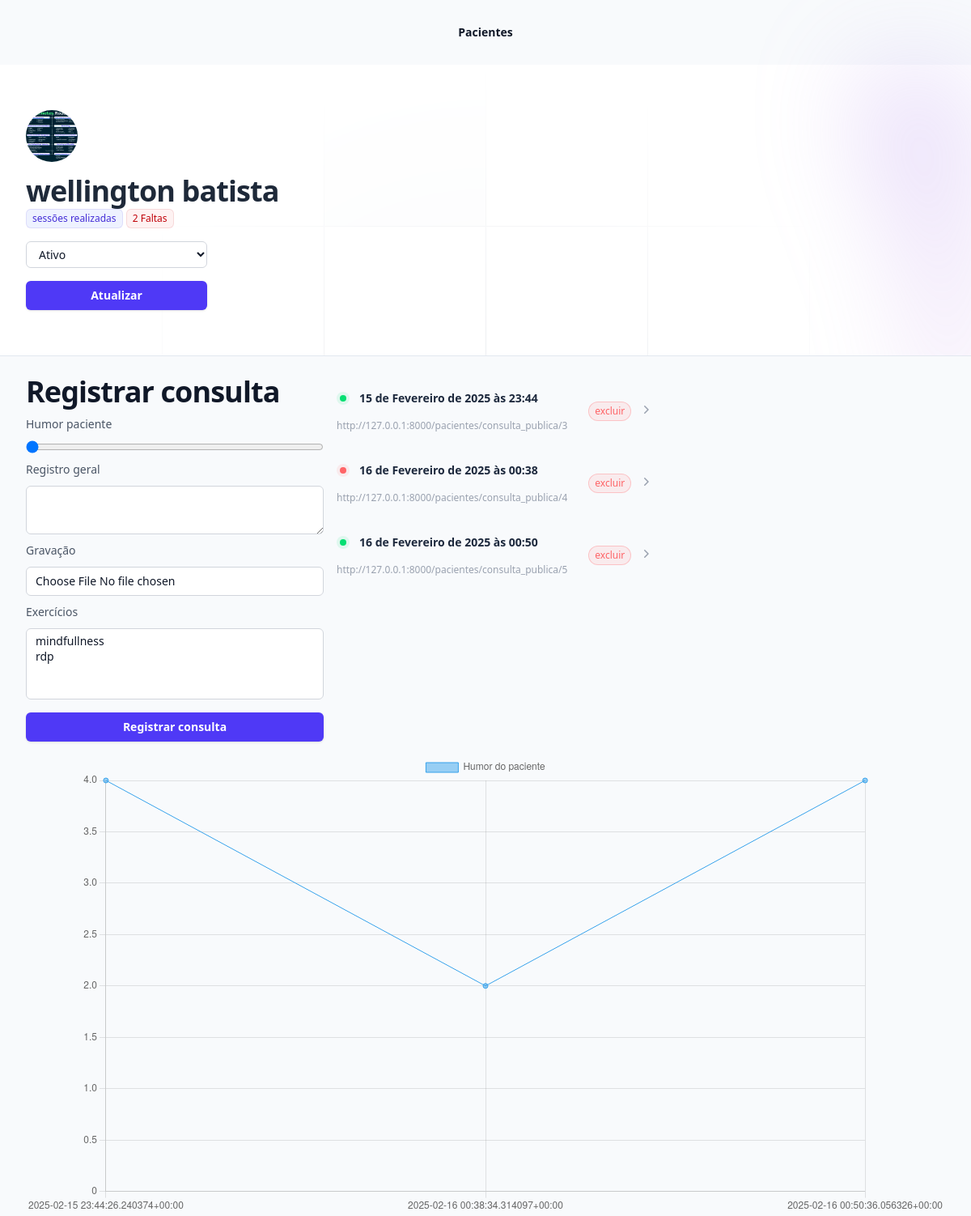
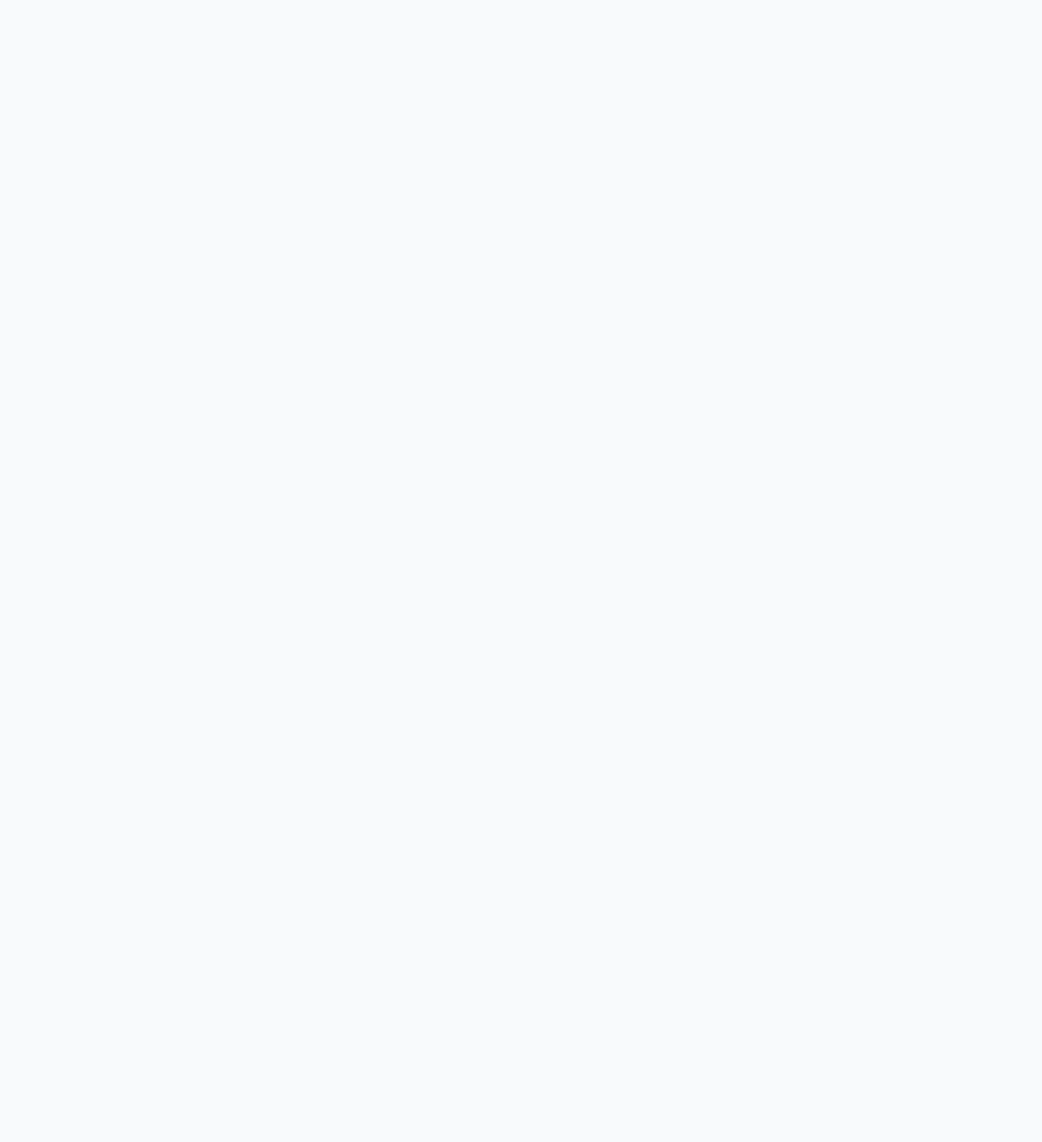
Screenshot of /pacientes/13 with the database file from the repository (2 pictures, top to bottom).
### pacientes/models.py (models this page shows, shortened)
class Pacientes(models.Model):
    queixa_choices = (
        ('TDAH', 'TDAH'),
        ('D', 'Depressão'),
        ('A', 'Ansiedade'),
        ('TAG', 'Transtorno de ansiedade generalizada')
    )
    nome = models.CharField(max_length=255)
    email = models.EmailField(null=True, blank=True)
    telefone = models.CharField(max_length=255, null=True, blank=True)
    queixa = models.CharField(max_length=4, choices=queixa_choices, default='TDAH')
    foto = models.ImageField(upload_to='fotos')
    pagamento_em_dia = models.BooleanField(default=True)

class Consultas(models.Model):
    humor = models.PositiveIntegerField()
    registro_geral = models.TextField()
    video = models.FileField(upload_to="video")
    tarefas = models.ManyToManyField(Tarefas)
    paciente = models.ForeignKey(Pacientes, on_delete=models.CASCADE)
    data = models.DateTimeField(auto_now_add=True)
    @property
    def link_publico(self):
        return f"http://127.0.0.1:8000{reverse('consulta_publica', kwargs={'id': self.id})}"

### pacientes/views.py (the view, shortened to what this page needs)
# urls.py: path('<int:id>', views.paciente_view, name="paciente_view"),
def paciente_view(request, id):
    paciente = Pacientes.objects.get(id=id)
    if request.method == "GET":
        tarefas = Tarefas.objects.all()
        consultas = Consultas.objects.filter(paciente=paciente)
        tuple_grafico = ([str(i.data) for i in consultas], [str(i.humor) for i in consultas])
        return render(request, 'paciente.html', {'tarefas': tarefas, 'paciente': paciente, 'consultas': consultas, 'tuple_grafico': tuple_grafico})

### pacientes/models.py (called while the page is built)
    def __str__(self):
        return self.tarefa

### pacientes/templates/paciente.html (shortened to what this page needs)
{% extends "base.html" %}
{% block 'body' %}
<div class="relative isolate">
    <div class="pointer-events-none absolute left-1/2 right-0 top-0 -z-10 -ml-24 transform-gpu overflow-hidden blur-3xl lg:ml-24 xl:ml-48" aria-hidden="true">
    </div>
    <div class="py-14 sm:py-14">
        <div class="mx-auto max-w-7xl px-6 lg:px-8">
          <div class="mx-auto max-w-2xl lg:mx-0">
            <img class="size-16 rounded-full" src="{{paciente.foto.url}}" alt="">
            <p class="mt-4 text-pretty text-4xl font-semibold tracking-tight text-gray-800 sm:text-4xl">{{paciente.nome}}</p>
            <span class="inline-flex items-center rounded-md bg-indigo-50 px-2 py-1 text-xs font-medium text-indigo-700 ring-1 ring-inset ring-indigo-700/10">{{total_consultas}} sessões realizadas</span>
            <span class="inline-flex items-center rounded-md bg-red-50 px-2 py-1 text-xs font-medium text-red-700 ring-1 ring-inset ring-red-700/10">2 Faltas</span>
            <form action="{% url 'atualizar_paciente' paciente.id %}" method="POST"> {% csrf_token %}
                <select name="pagamento_em_dia" class="block w-1/3 mt-4 rounded-md bg-white px-3 py-1.5 text-base text-gray-900 outline outline-1 -outline-offset-1 outline-gray-300 placeholder:text-gray-400 focus:outline focus:outline-2 focus:-outline-offset-2 focus:outline-indigo-600 sm:text-sm/6">
                    <option value="ativo" {% if paciente.pagamento_em_dia %}selected{% endif %}>Ativo</option>
                </select>
                <button type="submit" class="inline-flex justify-center rounded-md bg-indigo-600 mt-4 cursor-pointer px-3 py-2  w-1/3 text-sm font-semibold text-white shadow-sm hover:bg-indigo-500 focus-visible:outline focus-visible:outline-2 focus-visible:outline-offset-2 focus-visible:outline-indigo-600">Atualizar</button>
            </form>
          </div>
        </div>
    </div>
    <div class="bg-slate-50 h-screen border-t-1 border-slate-200 ">
        <div class="max-w-7xl mx-auto px-6 lg:px-8 mt-6">
            <div class="grid grid-cols-3 gap-4">
                <div>
                    <h2 class="text-pretty text-3xl font-semibold tracking-tight text-gray-900 sm:text-4xl">Registrar consulta</h2>
                    <form action="{% url 'paciente_view' paciente.id %}" method="POST" enctype='multipart/form-data'>{% csrf_token %}
                        <label for="nome" class="block mt-2 text-sm/6 font-medium text-gray-600">Humor paciente</label>
                        <div class="mt-2">
                            <input type="range" name="humor" min="1" max="5" value="1" class="block w-full rounded-md text-base text-gray-900 placeholder:text-gray-400 sm:text-sm/6">
                        </div>
                        <label for="nome" class="block mt-2 text-sm/6 font-medium text-gray-600">Registro geral</label>
                        <div class="mt-2">
                            <textarea name="registro_geral" id="" class="block w-full rounded-md bg-white px-3 py-1.5 text-base text-gray-900 outline outline-1 -outline-offset-1 outline-gray-300 placeholder:text-gray-400 focus:outline focus:outline-2 focus:-outline-offset-2 focus:outline-indigo-600 sm:text-sm/6"></textarea>
                        </div>
                        <label for="nome" class="block mt-2 text-sm/6 font-medium text-gray-600">Gravação</label>
                        <div class="mt-2">
                            <input type="file" required name="video" id="foto" class="block w-full rounded-md bg-white px-3 py-1.5 text-base text-gray-900 outline outline-1 -outline-offset-1 outline-gray-300 placeholder:text-gray-400 focus:outline focus:outline-2 focus:-outline-offset-2 focus:outline-indigo-600 sm:text-sm/6">
                        </div>
                        <label for="nome" class="block mt-2 text-sm/6 font-medium text-gray-600">Exercícios</label>
                        <div class="mt-2">
                            <select name="tarefas" id="" multiple class="block w-full rounded-md bg-white px-3 py-1.5 text-base text-gray-900 outline outline-1 -outline-offset-1 outline-gray-300 placeholder:text-gray-400 focus:outline focus:outline-2 focus:-outline-offset-2 focus:outline-indigo-600 sm:text-sm/6">
                                {% for tarefa in tarefas %}
                                    <option value="{{tarefa.id}}">{{tarefa}}</option>
                                {% endfor %}
                            </select>
                        </div>
                        <button type="submit" class="inline-flex justify-center rounded-md bg-indigo-600 mt-4 cursor-pointer px-3 py-2 w-full text-sm font-semibold text-white shadow-sm hover:bg-indigo-500 focus-visible:outline focus-visible:outline-2 focus-visible:outline-offset-2 focus-visible:outline-indigo-600">Registrar consulta</button>
                    </form>
                </div>
                <div class="mx-auto">
                    <ul role="list" class="divide-y divide-white/5">
                        {% for consulta in consultas %}
                            <li class="relative flex items-center space-x-4 py-4">
                            <div class="min-w-0 flex-auto">
                                <div class="flex items-center gap-x-3">
                                <div class="flex-none rounded-full p-1
                                    {% if consulta.humor >= 3 %} bg-green-400/10  text-green-400
                                        {% else %}bg-red-400/10  text-red-400
                                    {% endif %}">
                                    <div class="size-2 rounded-full bg-current"></div>
                                </div>
                                <h2 class="min-w-0 text-sm/6 font-semibold text-slate-800">
                                    <a href="{% url 'consulta_publica' consulta.id %}" class="flex gap-x-2">
                                    <span class="truncate">{{consulta.data}}</span>
                                    </a>
                                </h2>
                                </div>
                                <div class="mt-3 flex items-center gap-x-2.5 text-xs/5 text-gray-400">
                                    <p class="truncate">{{consulta.link_publico}}</p>
                                </div>
                            </div>
                                <a href="{% url 'excluir_consulta' consulta.id %}" class="flex gap-x-2">
                                    <div class="flex-none rounded-full bg-red-400/10 px-2 py-1 text-xs font-medium text-red-400 ring-1 ring-inset ring-red-400/30">excluir</div>
                                    <svg class="size-5 flex-none text-gray-400" viewBox="0 0 20 20" fill="currentColor" aria-hidden="true" data-slot="icon">
                                        <path fill-rule="evenodd" d="M8.22 5.22a.75.75 0 0 1 1.06 0l4.25 4.25a.75.75 0 0 1 0 1.06l-4.25 4.25a.75.75 0 0 1-1.06-1.06L11.94 10 8.22 6.28a.75.75 0 0 1 0-1.06Z" clip-rule="evenodd" />
                                    </svg>
                                </a>
                            </li>
                        {% endfor %}
                      </ul>
                </div>
            </div>
            <div class="mt-4">
                <canvas id="myChart">a</canvas>
              </div>
        </div>
    </div>
</div>
<script>
    const ctx = document.getElementById('myChart');
    new Chart(ctx, {
      type: 'line',
      data: {
        labels: {{tuple_grafico.0|safe}},
        datasets: [{
          label: 'Humor do paciente',
          data: {{tuple_grafico.1|safe}},
          borderWidth: 1
        }]
      },
      options: {
        scales: {
          y: {
            beginAtZero: true
          }
        }
      }
    });
</script>
{% endblock 'body' %}

### rows the page displays
Pacientes: foto (picture), nome "wellington batista", pagamento_em_dia "Ativo"
Consultas: humor 4 (drawn), data "15 de Fevereiro de 2025 às 23:44", link_publico "http://127.0.0.1:8000/pacientes/consulta_publica/3"
Consultas: humor 2 (drawn), data "16 de Fevereiro de 2025 às 00:38", link_publico "http://127.0.0.1:8000/pacientes/consulta_publica/4"
Consultas: humor 4 (drawn), data "16 de Fevereiro de 2025 às 00:50", link_publico "http://127.0.0.1:8000/pacientes/consulta_publica/5"

### other values shown
chart data {{ tuple_grafico.1|safe }} ['4', '2', '4']
